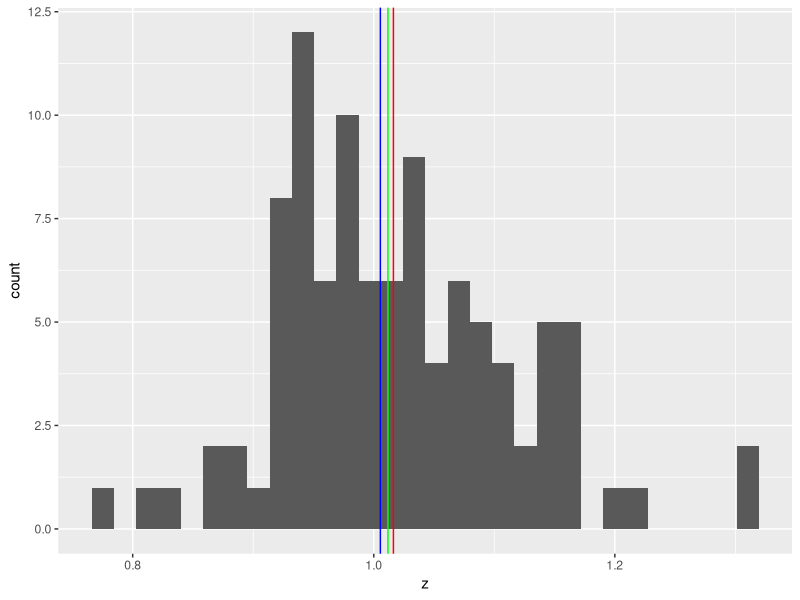
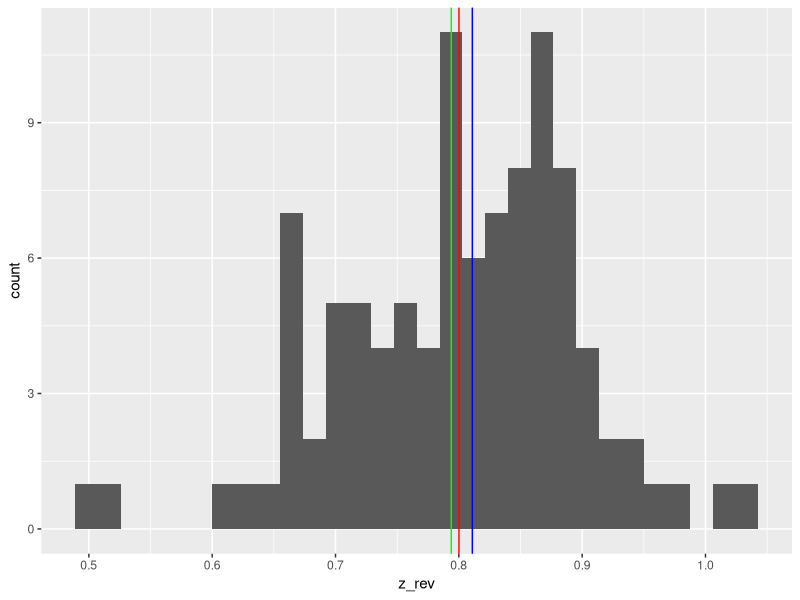

Generate these figures, in order, with R:
#descriptive stats - lab 
library(tidyverse)

# central tendency --------------------------------------------------------

(z <- exp(rnorm(n = 100, mean = 0, sd = 0.1)))

#arith
(zarith <- (sum(z)/length(z)))
#geom
(zgeom <- exp(sum(log(z)) / length(z)))
#median
(zmed <- median(z))

#histogram
ztibbl <- tibble(z) 

ztibbl %>% 
  ggplot(mapping = aes(x = z)) +
  geom_histogram()+
  geom_vline(xintercept = zarith, color = "red") +
  geom_vline(xintercept = zgeom, color = "green") +
  geom_vline(xintercept = zmed, color = "blue")

#for zrev
(z_rev <- -z + max(z) + 0.5)
#arith
(zrevarith <- (sum(z_rev)/length(z_rev)))
#geom
(zrevgeom <- prod(z_rev)^(1/length(z_rev))
)#median
(zrevmed <- median(z_rev))

#histogram
zrevtibbl <- tibble(z_rev) 

ztibbl %>% 
  ggplot(mapping = aes(x = z_rev)) +
  geom_histogram()+
  geom_vline(xintercept = zrevarith, color = "red") +
  geom_vline(xintercept = zrevgeom, color = "green") +
  geom_vline(xintercept = zrevmed, color = "blue")

# variation  --------------------------------------------------------------
w <- rnorm(100, mean = 10, sd = 1) 
head(w)

m <- c(w*1000)

sd_w <- sqrt(sum((w - mean(w))^2) / length(w))
mad_w <- median(abs(w - median(w)))

sd_m <- sqrt(sum((m - mean(m))^2) / length(m))
mad_m <- median(abs(m - median(m)))

#CV and MAD/Median for w and m
#CV is a very common measure in ecology
sd_w / mean(w)
sd_m / mean(m)

mad(w)/median(w)
mad(m)/median(m)
